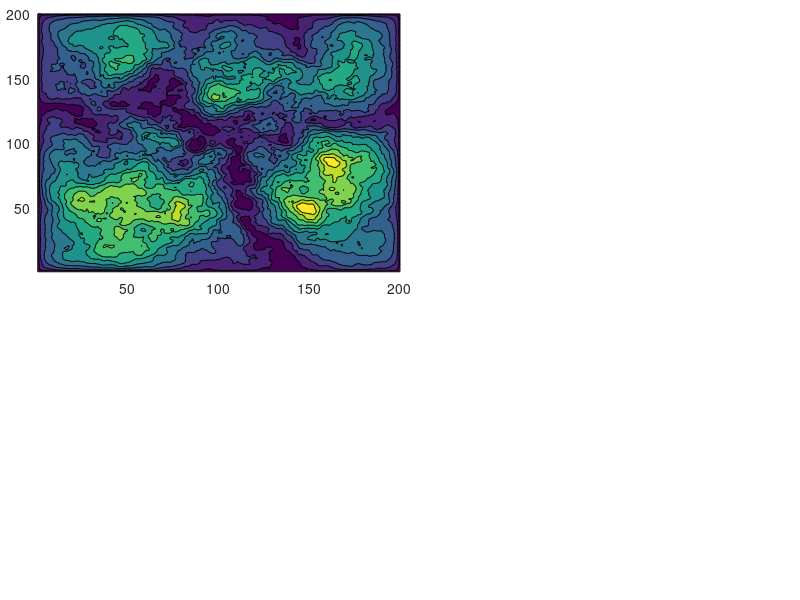

Recreate this plot in MATLAB. (Note: this script raises an error after producing the figure.)
%% demo5 : Apply distinct slanCM colormaps to individual subplots
X  = linspace(0, 1, 200)';
CL = (-cos(X*2*pi) + 1).^.2;
r  = (X - .5)'.^2 + (X - .5).^2;
Z  = abs(ifftn(exp(7i*rand(200))./r.^.9)).*(CL*CL')*30;

ax1 = axes('Parent',gcf, 'OuterPosition',[0,1/2,1/2,1/2], 'LooseInset',[0,0,0,0]);
contourf(Z, 'EdgeColor','none')
ax1.Colormap = slanCM('tokyo', 200);

ax2 = axes('Parent',gcf, 'OuterPosition',[1/2,1/2,1/2,1/2], 'LooseInset',[0,0,0,0]);
contourf(Z, 'EdgeColor','none')
ax2.Colormap = slanCM('sepia', 200);

ax3=axes('Parent',gcf,'OuterPosition',[0,0,1/2,1/2],'LooseInset',[0,0,0,0]);
contourf(Z,'EdgeColor','none')
ax3.Colormap=slanCM('turku', 200);

ax4 = axes('Parent',gcf, 'OuterPosition',[1/2,0,1/2,1/2], 'LooseInset',[0,0,0,0]);
contourf(Z, 'EdgeColor','none')
ax4.Colormap = slanCM('copper2', 200);
